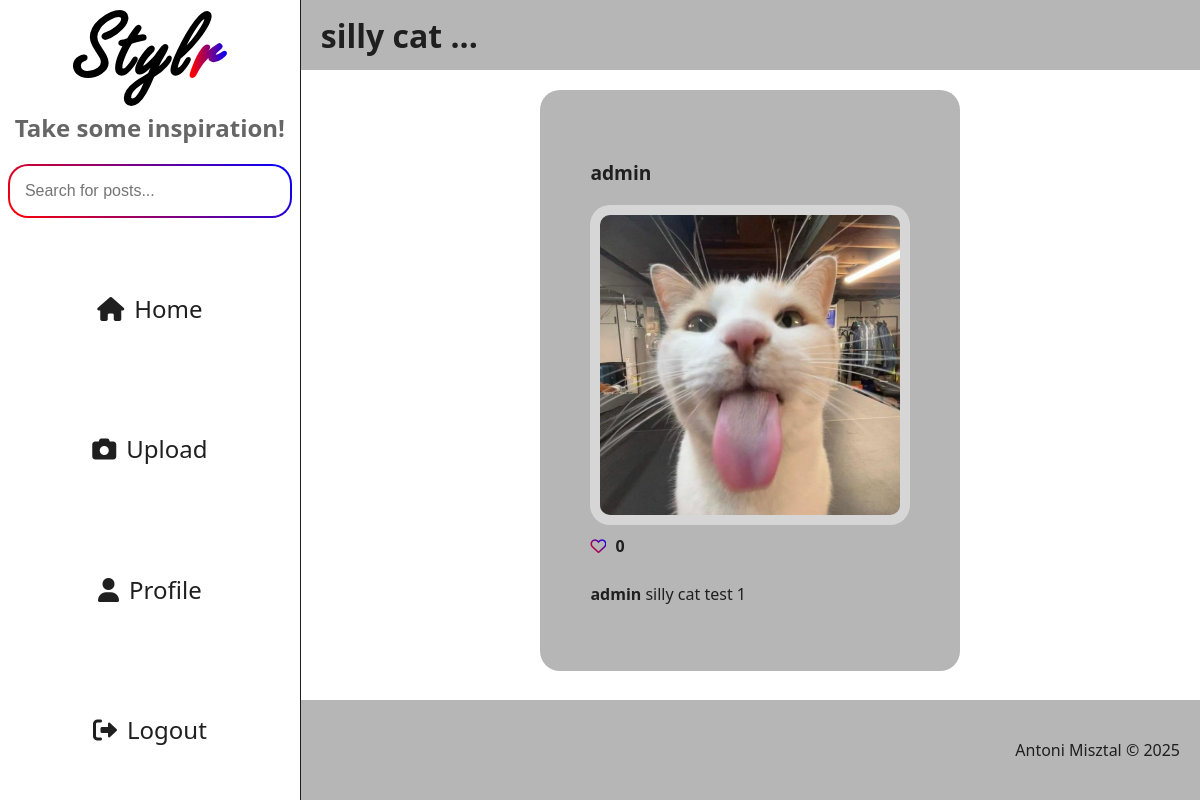
/stylr/posts/3/ (signed in), run on the app's committed database.
### stylr/models.py (models this page shows, shortened)
class Post(models.Model):
    user = models.ForeignKey(User, on_delete=models.CASCADE)
    image = models.ImageField(upload_to="stylr/media/stylr/images")
    desc = models.TextField(max_length=200)
    likes = models.ManyToManyField(User, related_name="post_like", blank=True)
    datetimePosted = models.DateTimeField(auto_now_add=True)
    def num_of_likes(self):
        return self.likes.count()

### stylr/views.py (the view)
# urls.py: path('posts/<int:id>/', views.post_detail, name='post_detail'),
def post_detail(request, id):
    if not request.user.is_authenticated:
        messages.info(request, "You must be logged in to access page.")
        return redirect('stylr:login_user')
    else:
        retcode = 200
        post = Post.objects.get(id=id)
        context = {
            'title': f'{post.desc[:10]}...',
            'rand_subhead': generateRand,
            'post': post,
            'likes': post.num_of_likes(),
        }
        return render(request, 'stylr/posts.html', context, status=retcode)

### stylr/views.py (called while the page is built)
def generateRand() -> str:
    return rand_subheads[random.randint(0, len(rand_subheads) - 1)]

### stylr/templates/stylr/posts.html (shortened to what this page needs)
{% extends 'stylr/base.html' %}
{% load static %}
{% block content %}
<section id="page-body">
    <main>
        {% include 'stylr/header.html' %}
        <section class="main-section">
            <div class="post-box">
                <p class="post-user"><a href="{% url 'stylr:profile' post.user.id %}">{{ post.user }}</a></p>
                <img src="{{ post.image.url }}" alt="User Post" class="post-image">
                <span class="post-likes">
                    <a href="{% url 'stylr:like_post' post.id %}">
                        {% if request.user in post.likes.all %}
                        <i class="fa fa-heart" id="heart-icon"></i>
                        {% else %}
                        <i class="fa-regular fa-heart" id="heart-icon"></i>
                        {% endif %}
                    </a>
                    {{ likes }}
                </span>
                <p class="post-desc"><span>{{ post.user }}</span> {{ post.desc|linebreaksbr }}</p>
            </div>
        </section>
        {% include 'stylr/footer.html' %}
    </main>
    {% include 'stylr/aside.html' %}
</section>
{% endblock %}

### stylr/static/stylr/css/style.css (style rules this page uses)
:root { --main-dark: #1f1f1f; --secondary-dark: #666666; --main-light: #ffffff; --secondary-light: #b6b6b6; }
body { display: flex; flex-direction: column; margin: 0; padding: 0; width: 100vw; height: 100vh; min-height: 100vh; background-color: var(--main-light); color: var(--main-dark); font-family: system-ui, -apple-system, BlinkMacSystemFont, 'Segoe UI', Roboto, Oxygen, Ubuntu, Cantarell, 'Open Sans', 'Helvetica Neue', sans-serif; }
#page-body { display: flex; flex-direction: row-reverse; flex: 1; overflow: hidden; }
main { display: flex; flex-direction: column; flex: 3; overflow-y: auto; }
.main-section { position: relative; flex: 1; }

### stylr/static/stylr/css/post.css (style rules this page uses)
.post-box { position: absolute; left: 50%; transform: translateX(-50%); display: flex; flex-direction: column; justify-content: center; width: max-content; padding: 50px; border-radius: 20px; background-color: var(--secondary-light); }
.post-box > .post-user { font-size: 1.2rem; font-weight: bold; }
.post-box > .post-user > a:any-link { color: var(--main-dark); text-decoration: none; }
.post-box > .post-image { width: 300px; padding: 10px; border-radius: 20px; background-color: #ffffff70; }
.post-box > .post-likes { margin: 10px 0; font-weight: bold; }
.post-box > .post-likes > a > i { margin-right: 5px; background: linear-gradient(50deg, red, blue); background-clip: text; color: transparent; text-shadow: 0px 0px 0px; }
.post-box > .post-likes > a:any-link { text-decoration: none; }
.post-box > .post-desc { font-size: 1rem; }
.post-box > .post-desc > span { font-weight: bold; }

### data on the page
Post: user "admin", image (picture), desc "silly cat test 1"

### other printed values
{{ title }} "silly cat ..."
{{ likes }} "0"
{{ rand_subhead }} "Take some inspiration!"
